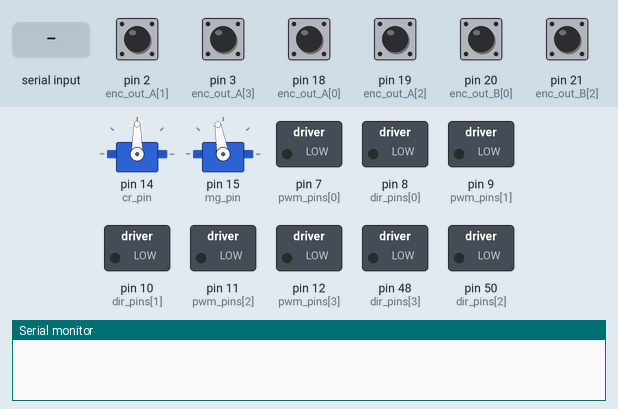
A sketch run on a simulated Arduino Mega 2560, built with avr-gcc and run on an emulated ATmega2560. Shown: 2 × servo, switched loads named in the sketch (green lamp = pin HIGH), the last lines printed to the serial monitor. The inputs (shaded band) are chosen by the test bench; at power-on: pin 2 (enc_out_A[1]), pin 3 (enc_out_A[3]), pin 18 (enc_out_A[0]), pin 19 (enc_out_A[2]), pin 20 (enc_out_B[0]), pin 21 (enc_out_B[2]) HIGH.

Above: at 1.2 s.
1.3 s: "travel \n" received over Serial
At 2.0 s:
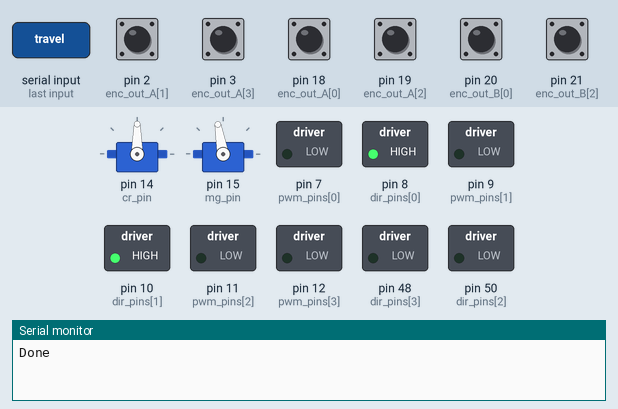
2.8 s: "turn \n" received over Serial
At 3.1 s:
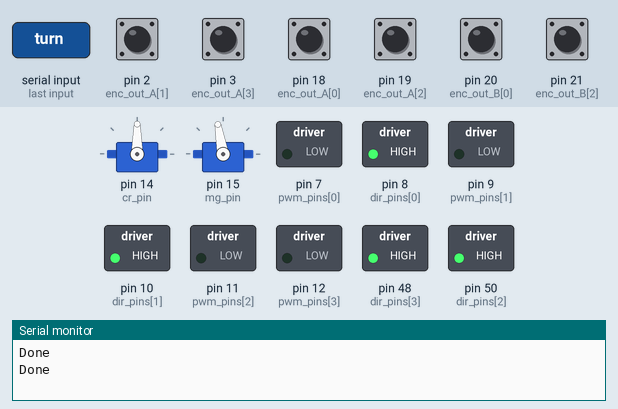
4.3 s: "spin \n" received over Serial
At 5.5 s:
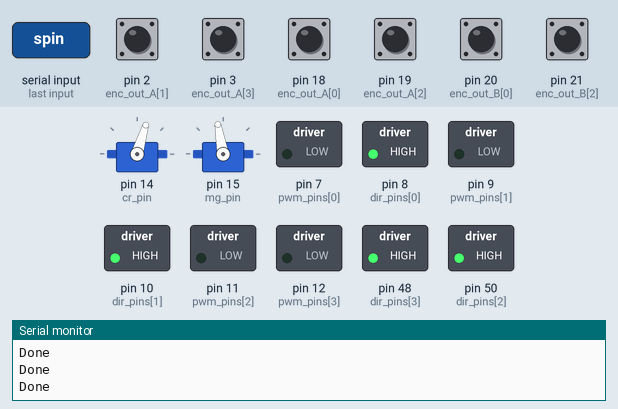
5.8 s: "spinback \n" received over Serial
At 6.7 s:
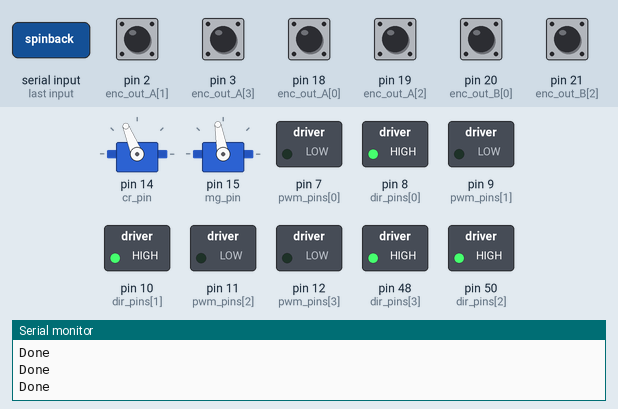
7.3 s: "mg996r \n" received over Serial
At 7.8 s:
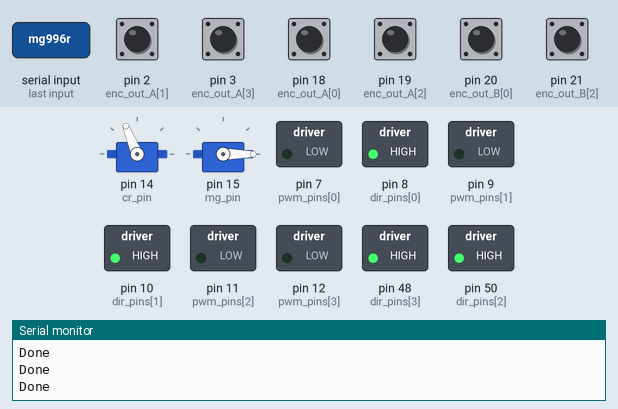
8.8 s: "stop\n" received over Serial
At 10.1 s:
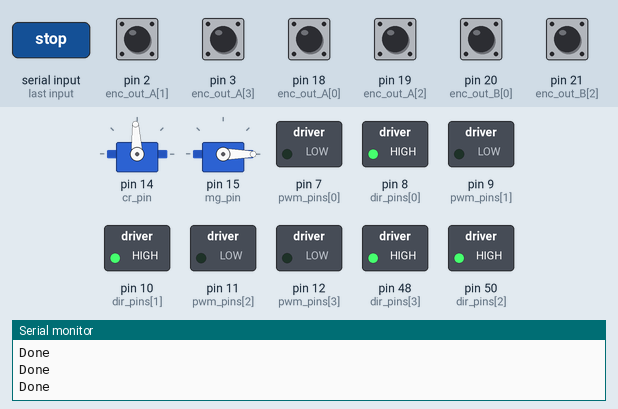
Timing chart, 0 to 11.3 s (numbered marks = the images above; inputs shaded):
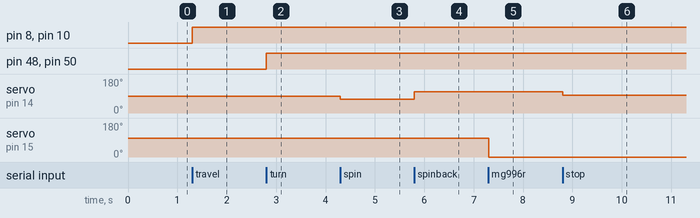

Measured:
- after the input at 1.3 s, pin 8 (dir_pins[0]), pin 10 (dir_pins[1]): LOW → HIGH at once
- after the input at 2.8 s, pin 48 (dir_pins[3]), pin 50 (dir_pins[2]): LOW → HIGH at once
- after the input at 4.3 s, servo on pin 14 (cr_pin): 90° → 73° at once
- after the input at 5.8 s, servo on pin 14 (cr_pin): 73° → 112° at once
- after the input at 7.3 s, servo on pin 15 (mg_pin): 100° → 0° at once
- after the input at 8.8 s, servo on pin 14 (cr_pin): 112° → 93° at once

The sketch:

robot_motor_control.ino
```cpp
#include <Arduino.h>
#include <Servo.h>

// motor driver pins
const int pwm_pins[] = {7, 9, 11, 12};
const int dir_pins[] = {8, 10, 50, 48};

// encoder pins
const int enc_out_A[] = {18, 2, 19, 3};
const int enc_out_B[] = {20, 4, 21, 5};

const float wheel_diameter = 7.0; // cm
const float track_width = 27.65;
const float pulses_per_revolution = 1796.0;
const bool invert_dir[] = {true, true, false, false};

const float cm_per_rev = PI * wheel_diameter;
const float pulses_per_cm = pulses_per_revolution / cm_per_rev;

Servo cr_servo; // CR servo
Servo mg_servo; // MG996R
const int cr_pin = 14;
const int mg_pin = 15;
const int cr_stop = 1500;

volatile long pulse_count[4] = {0,0,0,0};


void encoder_0();
void encoder_1();
void encoder_2();
void encoder_3();
void drive_motors(int dirs[4], int speed);
void stop_motors();
void travel(int dir, float distance_M, int speed);
void turn(int turn_dir, float secs, int speed);

void setup() {
  Serial.begin(115200);

  // motor pins
  for (int i = 0; i < 4; i++){
    pinMode(pwm_pins[i], OUTPUT);
    pinMode(dir_pins[i], OUTPUT);
    pinMode(enc_out_A[i], INPUT_PULLUP);
    pinMode(enc_out_B[i], INPUT_PULLUP);
  }

  attachInterrupt(digitalPinToInterrupt(enc_out_A[0]), encoder_0, CHANGE);
  attachInterrupt(digitalPinToInterrupt(enc_out_B[0]), encoder_0, CHANGE);
  attachInterrupt(digitalPinToInterrupt(enc_out_A[1]), encoder_1, CHANGE);
  attachInterrupt(digitalPinToInterrupt(enc_out_B[1]), encoder_1, CHANGE);
  attachInterrupt(digitalPinToInterrupt(enc_out_A[2]), encoder_2, CHANGE);
  attachInterrupt(digitalPinToInterrupt(enc_out_B[2]), encoder_2, CHANGE);
  attachInterrupt(digitalPinToInterrupt(enc_out_A[3]), encoder_3, CHANGE);
  attachInterrupt(digitalPinToInterrupt(enc_out_B[3]), encoder_3, CHANGE);

  cr_servo.attach(cr_pin);
  mg_servo.attach(mg_pin);
  mg_servo.write(100); // start at 100 to prevent dragging on ground
}

void loop(){
  if (Serial.available()){
    String input = Serial.readStringUntil('\n');

    // travel forward
    if (input.startsWith("travel ")){
      int dir;
      if(input.indexOf("forward") >= 0){
        dir = 1;
      }else{
        dir = -1;
      }
      float dist = input.substring(input.lastIndexOf(' ') + 1).toFloat();
      travel(dir, dist, 200);
      Serial.println("Done");
    }
    // turn
    else if (input.startsWith("turn ")){
      int tdir;
      if(input.indexOf("right") >= 0){
        tdir = 1;
      }else{
        tdir = -1;
      }
      float secs = input.substring(input.lastIndexOf(' ') + 1).toFloat();
      turn(tdir, secs, 200);
      Serial.println("Done");
    }
    // spin CR servo forward
    else if (input.startsWith("spin ")){
      cr_servo.writeMicroseconds(1300);
      Serial.println("Done");
    }
    // Spin CR servo backward
    else if (input.startsWith("spinback ")){
      cr_servo.writeMicroseconds(1700);
      Serial.println("Done");
    }
    else if (input.startsWith("stop")){
      cr_servo.writeMicroseconds(1500);
      Serial.println("Done");
    }
    // MG996R position
    else if (input.startsWith("mg996r ")){
      int angle = input.substring(7).toInt();
      mg_servo.write(angle);
      Serial.println("Done");
    }
  }
}

void travel(int dir, float distance_M, int speed){
  long target = (long)(distance_M * 100.0 * pulses_per_cm);
  for (int i = 0; i < 4; i++){
    pulse_count[i] = 0;
  }
  int dirs[4] = {dir, dir, dir, dir};
  drive_motors(dirs, speed);
  while (true){
    bool moving = false;
    for (int i = 0; i < 4; i++){
      if (abs(pulse_count[i]) < target) moving = true;
    }
    if (!moving) break;
  }
  stop_motors();
}

void turn(int turn_dir, float secs, int speed){
  int dirs[4] = {turn_dir, turn_dir, -turn_dir, -turn_dir};
  for (int i = 0; i < 4; i++){
    pulse_count[i] = 0;
  }
  drive_motors(dirs, speed);
  delay((int)(secs * 1000));
  stop_motors();
}

void drive_motors(int directions[4], int speed){
  for (int i = 0; i < 4; i++){
      int d;
      if (invert_dir[i]){
        d = -directions[i];
      }else{
        d = directions[i];
    }

    if (d > 0){
      digitalWrite(dir_pins[i], HIGH);
    }else{
      digitalWrite(dir_pins[i], LOW);
    }
    analogWrite(pwm_pins[i], speed);
  }
}

void stop_motors(){
  for (int i = 0; i < 4; i++) analogWrite(pwm_pins[i], 0);
}

// update encoder counts
void encoder_0() {pulse_count[0]++;}
void encoder_1() {pulse_count[1]++;}
void encoder_2() {pulse_count[2]++;}
void encoder_3() {pulse_count[3]++;}
```
